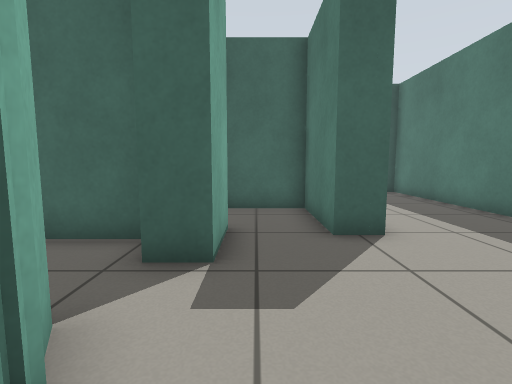
[1] (above)

13 first-person views from a walk through a world built for the Gazebo simulator. The camera is 0.7 m above the floor, tilts 6° down and sees 85° across. Floor lines are 1 m apart. The floor is counted in squares, 0.5 m on a side. Each view is taken from the middle of a square. On the plan, view 1 faces up. The plan holds only what a view shows up to about 13 squares ahead; the rest is blank.

[2]
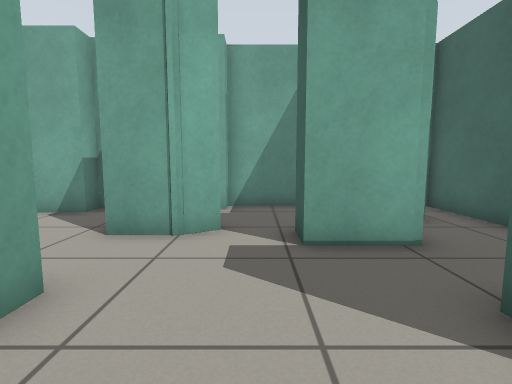

[3]
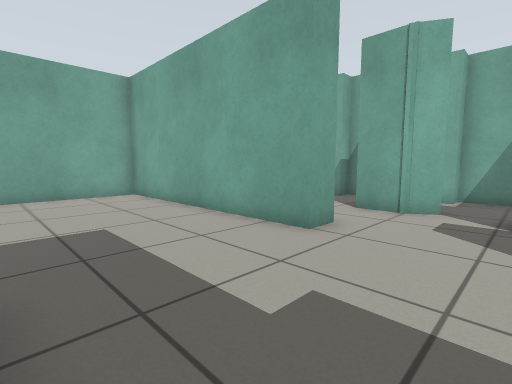

[4]
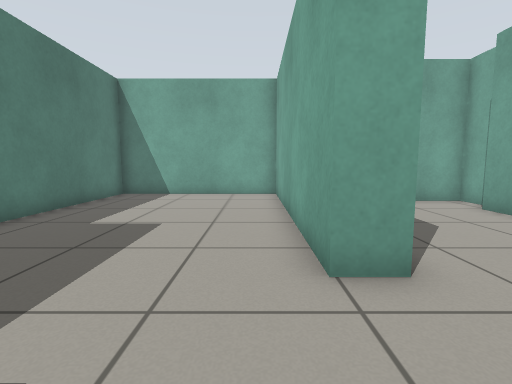

[5]
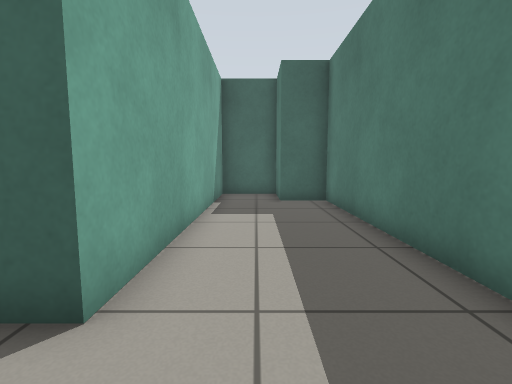

[6]
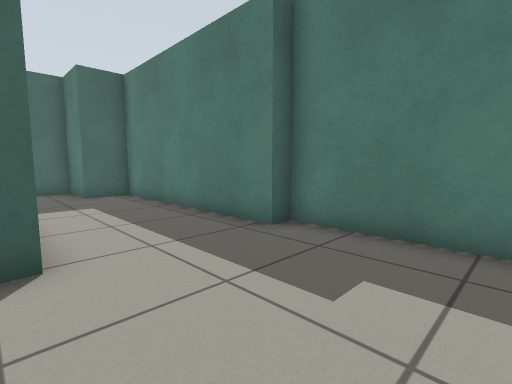

[7]
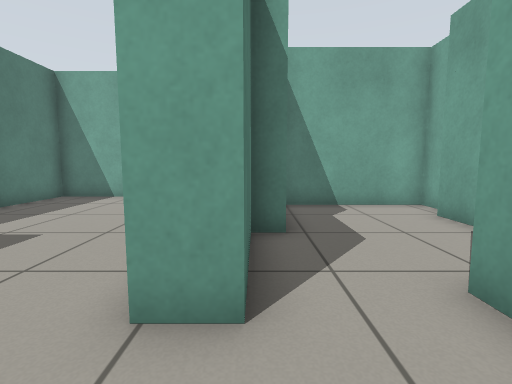

[8]
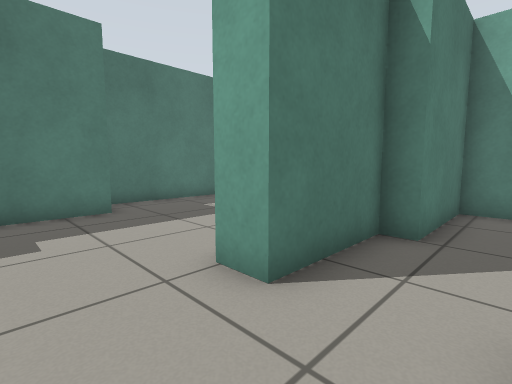

[9]
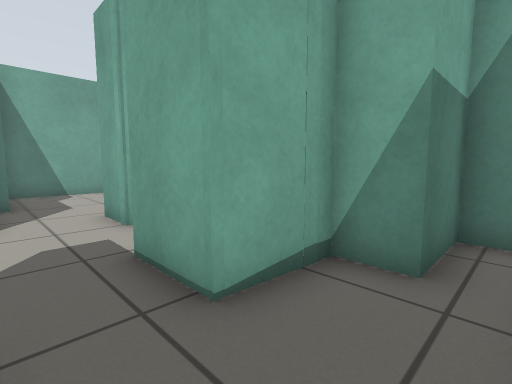

[10]
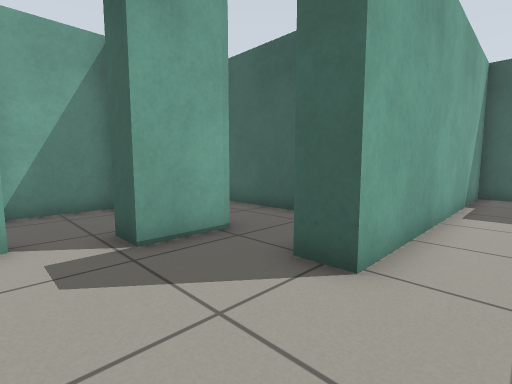

[11]
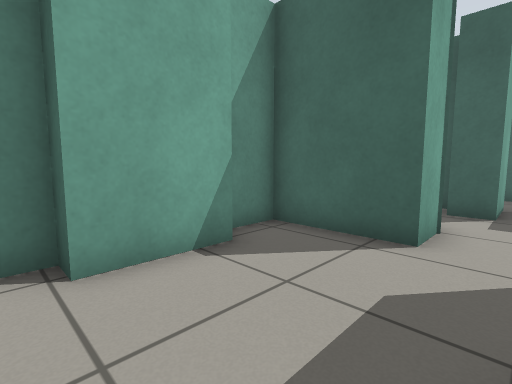

[12]
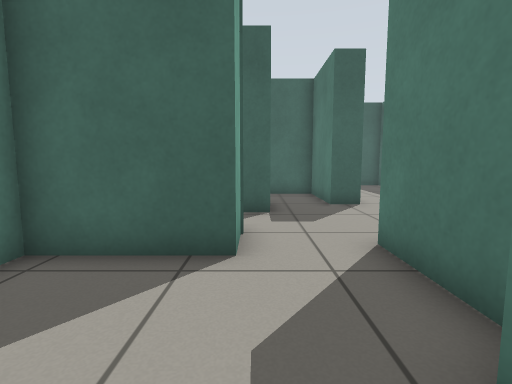

[13]
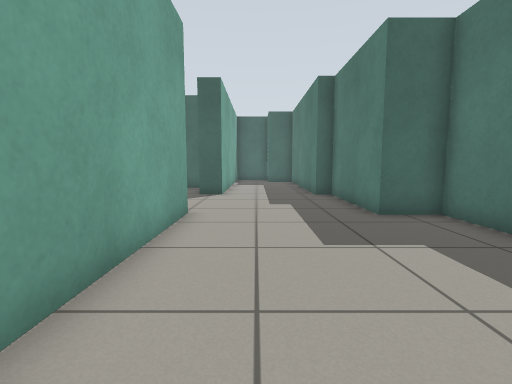

### Floor plan
Ten units are one square. View 1 is at (0, 0); x grows to the right and y downward. Boxes are objects, and circles mark ways between rooms. Rooms are numbered by the first view taken in them; rooms with no view inside come last. Other rooms are left out.
<svg viewBox="-55 -160 150 250">
<path fill="none" stroke="#000" d="M11 25 11 -7M-13 -1 -45 -1 -45 18 -38 18 -38 43 -45 43 -45 62 4 62 4 25M11 -7 21 -7 21 85 90 85 90 -4 73 -4 73 -50 66 -50 66 -133 49 -133 49 -155 25 -155 25 -53 15 -53M-18 -23 -13 -15 -13 -1M-6 -58 -6 -38 -16 -38M-17 -50 -39 -50M-50 -50 -50 -21 -43 -21M15 -53 15 -85 -50 -85 -50 -71 -27 -71 -27 -59 -6 -58"/>
<circle cx="-5" cy="0" r="3" fill="#2a7"/>
<circle cx="5" cy="-60" r="3" fill="#2a7"/>
<text x="-20" y="30">1</text>
<text x="40" y="-20">2</text>
<text x="-10" y="-70">3</text>
</svg>
Room 1 opens to room 2. Room 2 opens to room 3.

Where each view was taken, in squares from view 1:
view 1: 0 up, 0 right, facing up
view 2: 3 up, 4 right, facing left
view 3: 4 up, 7 right, facing down-left
view 4: 4 up, 3 right, facing down
view 5: 3 up, 4 right, facing up
view 6: 1 up, 2 right, facing up-right
view 7: 3 up, 1 right, facing down
view 8: 3 up, 1 left, facing down-right
view 9: 8 up, 1 right, facing down-left
view 10: 2 up, 4 right, facing up-left
view 11: 5 down, 0 right, facing up-left
view 12: 4 down, 1 left, facing up
view 13: 7 down, 4 right, facing up
